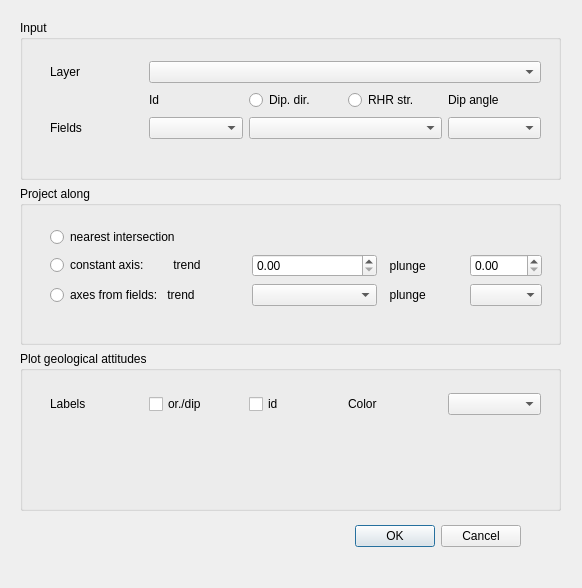
<?xml version="1.0" encoding="UTF-8"?>
<ui version="4.0">
 <class>dialog</class>
 <widget class="QDialog" name="dialog">
  <property name="geometry">
   <rect>
    <x>0</x>
    <y>0</y>
    <width>582</width>
    <height>588</height>
   </rect>
  </property>
  <property name="windowTitle">
   <string>Dialog</string>
  </property>
  <widget class="QDialogButtonBox" name="buttonBox">
   <property name="geometry">
    <rect>
     <x>180</x>
     <y>520</y>
     <width>341</width>
     <height>32</height>
    </rect>
   </property>
   <property name="orientation">
    <enum>Qt::Horizontal</enum>
   </property>
   <property name="standardButtons">
    <set>QDialogButtonBox::Cancel|QDialogButtonBox::Ok</set>
   </property>
  </widget>
  <widget class="QWidget" name="">
   <property name="geometry">
    <rect>
     <x>20</x>
     <y>20</y>
     <width>541</width>
     <height>491</height>
    </rect>
   </property>
   <layout class="QVBoxLayout" name="verticalLayout">
    <item>
     <widget class="QGroupBox" name="groupBox">
      <property name="title">
       <string>Input</string>
      </property>
      <widget class="QWidget" name="">
       <property name="geometry">
        <rect>
         <x>30</x>
         <y>40</y>
         <width>491</width>
         <height>81</height>
        </rect>
       </property>
       <layout class="QGridLayout" name="gridLayout">
        <item row="0" column="0">
         <widget class="QLabel" name="label">
          <property name="text">
           <string>Layer</string>
          </property>
         </widget>
        </item>
        <item row="0" column="1" colspan="4">
         <widget class="QComboBox" name="inputPtLayerComboBox"/>
        </item>
        <item row="1" column="1">
         <widget class="QLabel" name="label_8">
          <property name="text">
           <string>Id</string>
          </property>
         </widget>
        </item>
        <item row="1" column="2">
         <widget class="QRadioButton" name="azimuthDipDirRadioButton">
          <property name="text">
           <string>Dip. dir.</string>
          </property>
         </widget>
        </item>
        <item row="1" column="3">
         <widget class="QRadioButton" name="azimuthRHRStrikeRadioButton">
          <property name="text">
           <string>RHR str.</string>
          </property>
         </widget>
        </item>
        <item row="1" column="4">
         <widget class="QLabel" name="label_3">
          <property name="text">
           <string>Dip angle</string>
          </property>
         </widget>
        </item>
        <item row="2" column="0">
         <widget class="QLabel" name="label_2">
          <property name="text">
           <string>Fields</string>
          </property>
         </widget>
        </item>
        <item row="2" column="1">
         <widget class="QComboBox" name="idFldNmComboBox"/>
        </item>
        <item row="2" column="2" colspan="2">
         <widget class="QComboBox" name="attitudeAzimAngleFldNmComboBox"/>
        </item>
        <item row="2" column="4">
         <widget class="QComboBox" name="attitudeDipAngleFldNmcomboBox"/>
        </item>
       </layout>
      </widget>
     </widget>
    </item>
    <item>
     <widget class="QGroupBox" name="groupBox_2">
      <property name="title">
       <string>Project along</string>
      </property>
      <widget class="QWidget" name="">
       <property name="geometry">
        <rect>
         <x>30</x>
         <y>40</y>
         <width>492</width>
         <height>83</height>
        </rect>
       </property>
       <layout class="QGridLayout" name="gridLayout_2">
        <item row="0" column="0" colspan="2">
         <widget class="QRadioButton" name="projectNearestIntersectionRadioButton">
          <property name="text">
           <string>nearest intersection</string>
          </property>
         </widget>
        </item>
        <item row="1" column="0">
         <widget class="QRadioButton" name="projectAxisWithTrendRadioButton">
          <property name="text">
           <string>constant axis:         trend            </string>
          </property>
         </widget>
        </item>
        <item row="2" column="4" colspan="2">
         <widget class="QLabel" name="label_5">
          <property name="text">
           <string>  plunge</string>
          </property>
         </widget>
        </item>
        <item row="2" column="6">
         <widget class="QComboBox" name="axesPlungeFldNmComboBox"/>
        </item>
        <item row="2" column="0">
         <widget class="QRadioButton" name="projectAxesFromFieldsRadioButton">
          <property name="text">
           <string>axes from fields:   trend</string>
          </property>
         </widget>
        </item>
        <item row="2" column="1" colspan="3">
         <widget class="QComboBox" name="axesTrendFldNmComboBox"/>
        </item>
        <item row="1" column="6">
         <widget class="QDoubleSpinBox" name="axisPlungeAngleValDblSpinBox"/>
        </item>
        <item row="1" column="4" colspan="2">
         <widget class="QLabel" name="label_4">
          <property name="text">
           <string>  plunge</string>
          </property>
         </widget>
        </item>
        <item row="1" column="1" colspan="3">
         <widget class="QDoubleSpinBox" name="axisTrendAngleValDblSpinBox"/>
        </item>
       </layout>
      </widget>
     </widget>
    </item>
    <item>
     <widget class="QGroupBox" name="groupBox_3">
      <property name="title">
       <string>Plot geological attitudes</string>
      </property>
      <widget class="QWidget" name="">
       <property name="geometry">
        <rect>
         <x>30</x>
         <y>40</y>
         <width>491</width>
         <height>26</height>
        </rect>
       </property>
       <layout class="QHBoxLayout" name="horizontalLayout">
        <item>
         <widget class="QLabel" name="label_6">
          <property name="text">
           <string>Labels</string>
          </property>
         </widget>
        </item>
        <item>
         <widget class="QCheckBox" name="labelsOrDipCheckBox">
          <property name="text">
           <string>or./dip</string>
          </property>
         </widget>
        </item>
        <item>
         <widget class="QCheckBox" name="labelsIdCheckBox">
          <property name="text">
           <string>id</string>
          </property>
         </widget>
        </item>
        <item>
         <widget class="QLabel" name="attitudeColorlabel_7">
          <property name="text">
           <string>Color</string>
          </property>
         </widget>
        </item>
        <item>
         <widget class="QComboBox" name="attitudesColorComboBox"/>
        </item>
       </layout>
      </widget>
     </widget>
    </item>
   </layout>
  </widget>
  <widget class="QSplitter" name="splitter">
   <property name="geometry">
    <rect>
     <x>0</x>
     <y>0</y>
     <width>0</width>
     <height>0</height>
    </rect>
   </property>
   <property name="orientation">
    <enum>Qt::Horizontal</enum>
   </property>
  </widget>
 </widget>
 <resources/>
 <connections>
  <connection>
   <sender>buttonBox</sender>
   <signal>accepted()</signal>
   <receiver>dialog</receiver>
   <slot>accept()</slot>
   <hints>
    <hint type="sourcelabel">
     <x>248</x>
     <y>254</y>
    </hint>
    <hint type="destinationlabel">
     <x>157</x>
     <y>274</y>
    </hint>
   </hints>
  </connection>
  <connection>
   <sender>buttonBox</sender>
   <signal>rejected()</signal>
   <receiver>dialog</receiver>
   <slot>reject()</slot>
   <hints>
    <hint type="sourcelabel">
     <x>316</x>
     <y>260</y>
    </hint>
    <hint type="destinationlabel">
     <x>286</x>
     <y>274</y>
    </hint>
   </hints>
  </connection>
 </connections>
</ui>
